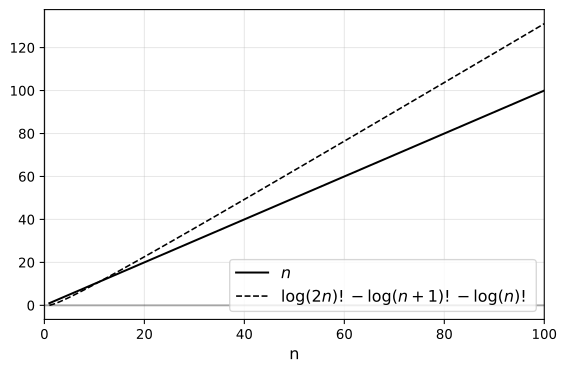

Python code for this plot:
import numpy as np
import matplotlib.pyplot as plt
import math

# Define the functions
def linear_n(n):
    return n

def difference_function(n):
    return math.log(math.factorial(int(2*n))) - math.log(math.factorial(int(n+1))) - math.log(math.factorial(int(n)))

# Generate n values
n = np.linspace(1, 100, 100)  # integers work better with factorial; start at 1 to avoid log(0)

# Compute the functions
linear_values = linear_n(n)
diff_values = np.array([difference_function(ni) for ni in n])

# Create the plot with updated styling
plt.figure(figsize=(6, 4))

# Plot n
plt.plot(n, linear_values, 'k-', label='$n$', linewidth=1.5)

# Plot log((2n)!) - log((n+1)!) - log(n!)
# plt.plot(n, diff_values, '--', color='black', label='$\\log\\frac{(2n)!}{(n+1)! \\cdot n!}$', linewidth=1.2)
plt.plot(n, diff_values, '--', color='black', label='$\\log(2n)! - \\log(n+1)! - \\log(n)!$', linewidth=1.2)

# Add labels and grid
plt.xlim(0, 100)
plt.xlabel('n', fontsize=12)
plt.grid(True, alpha=0.3)

# Add horizontal and vertical reference lines
plt.axhline(y=0, color='k', linestyle='-', alpha=0.3)
plt.axvline(x=0, color='k', linestyle='-', alpha=0.3)

# Add a legend
plt.legend(fontsize=12, loc='lower right')

# Increase tick label size
plt.tick_params(axis='both', which='major', labelsize=10)

# Adjust layout and save
plt.tight_layout()
plt.savefig('on.svg', bbox_inches='tight')
plt.show()
